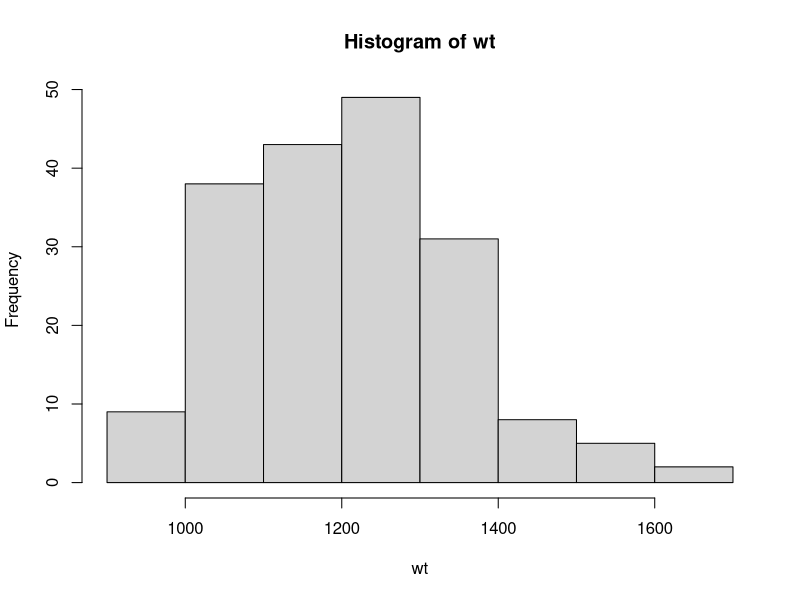
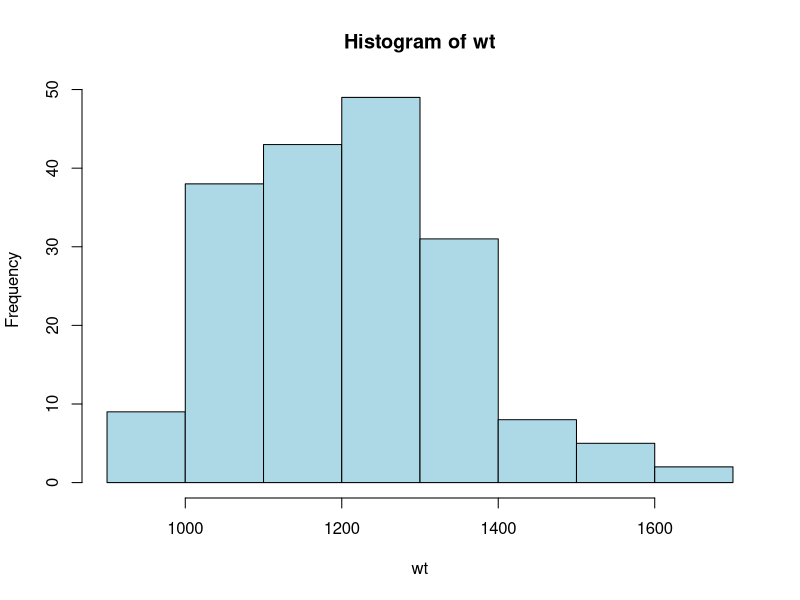
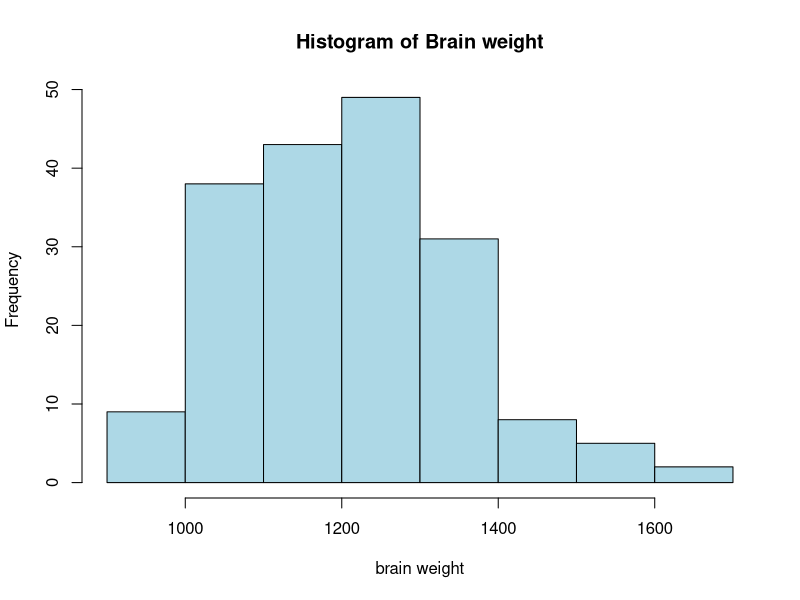
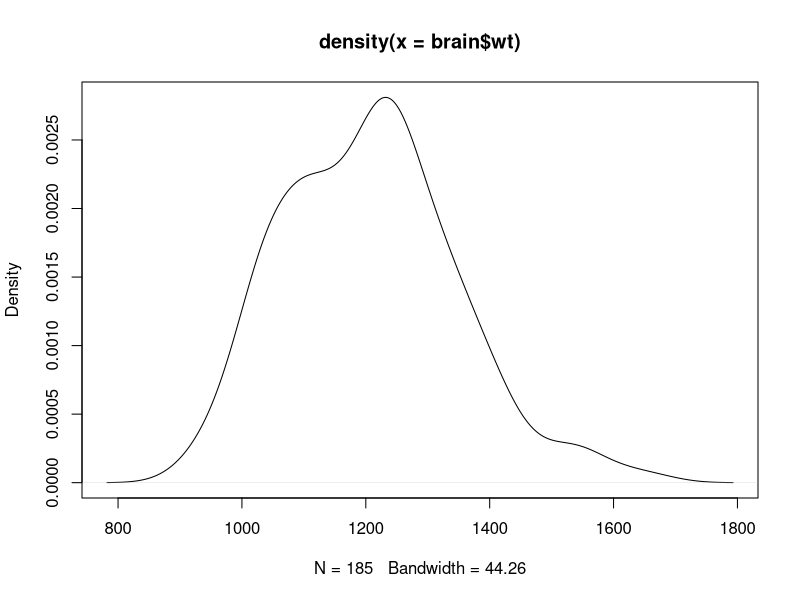

Here is the R script that generated these plots, in order:
# lec4_1.r : Basic Graphics I 
# Histogram

# set working directory
# change working directory 
setwd("D:/tempstore/moocr")

# Read brain data (lec3_1.R)
brain<-read.csv(file="brain2210.csv")

head(brain)
dim(brain)

attach(brain)

# 1. histogram 

# 1-1. histogram with no options    
# hist(brain$wt)
hist(wt)

help(hist)

hist(wt, col = "lightblue")

# 1-2. histogram with color and title, legend
hist(wt, breaks = 10, col = "lightblue", main="Histogram of Brain weight" , xlab="brain weight")

# see rgb values for 657 colors, choose what you like
colors()

# select colors including "blue" 
grep("blue", colors(), value=TRUE)

# 1-3. fit function (find density function)
par(mfrow=c(1,1))
d <- density(brain$wt)
plot(d)

# 1-4. histogram with same scale  
#library(dplyr)
# multiple plot
#par(mfrow=c(2,1))
#brainf<-filter(brain,brain$sex=='f') 
#hist(brainf$wt, breaks = 12,col = "green", xlim=c(900,1700),ylim=c(0,20),cex=0.7, main="Histogram for Female", xlab="brain weight")

#brainm<-filter(brain,brain$sex=='m') 
#hist(brainm$wt, breaks = 12,col = "orange",xlim=c(900,1700),ylim=c(0,20), main="Histogram for Male", xlab="brain weight")

